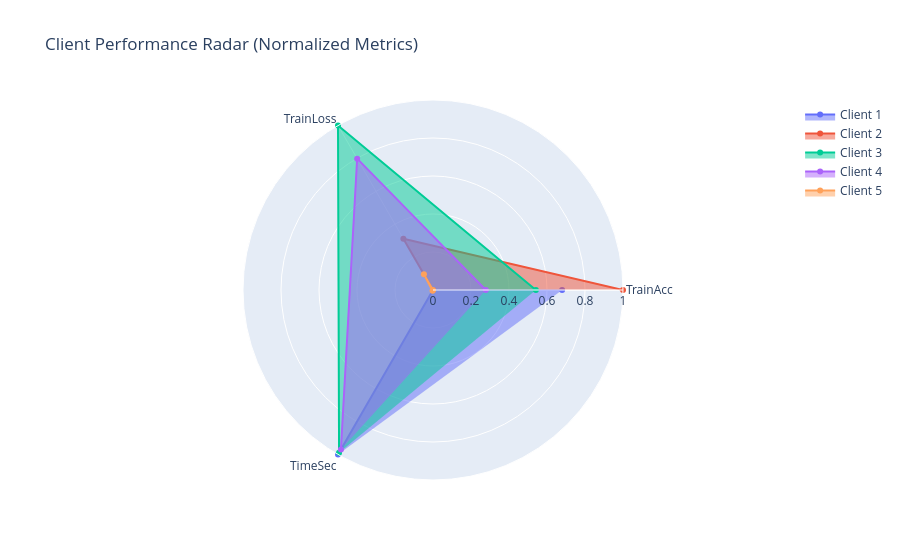

Notebook cell for this chart:
### Code cell
import plotly.graph_objects as go

client_summary = epoch_df.groupby('Client').agg({
    'TrainAcc':'mean',
    'TrainLoss':'mean',
    'TimeSec':'mean'
}).reset_index()

# normalize metrics 0-1
for col in ['TrainAcc','TrainLoss','TimeSec']:
    client_summary[col] = (client_summary[col] - client_summary[col].min()) / (client_summary[col].max() - client_summary[col].min())

categories = ['TrainAcc', 'TrainLoss', 'TimeSec']
fig = go.Figure()
for i, row in client_summary.iterrows():
    fig.add_trace(go.Scatterpolar(
        r=row[categories].tolist(),
        theta=categories,
        fill='toself',
        name=f'Client {int(row.Client)}'
    ))

fig.update_layout(
    polar=dict(radialaxis=dict(visible=True, range=[0,1])),
    title="Client Performance Radar (Normalized Metrics)"
)
fig.show()

### Figure 1 — Plotly figure (JSON) as saved in the notebook; plotly's stock layout.template omitted (floating-point values rounded to 4 significant figures)
{"data": [{"fill": "toself", "name": "Client 1", "r": [0.6797, 0, 1], "theta": ["TrainAcc", "TrainLoss", "TimeSec"], "type": "scatterpolar"}, {"fill": "toself", "name": "Client 2", "r": [1, 0.3119, 0], "theta": ["TrainAcc", "TrainLoss", "TimeSec"], "type": "scatterpolar"}, {"fill": "toself", "name": "Client 3", "r": [0.5413, 1, 0.9889], "theta": ["TrainAcc", "TrainLoss", "TimeSec"], "type": "scatterpolar"}, {"fill": "toself", "name": "Client 4", "r": [0.278, 0.7983, 0.9692], "theta": ["TrainAcc", "TrainLoss", "TimeSec"], "type": "scatterpolar"}, {"fill": "toself", "name": "Client 5", "r": [0, 0.09564, 0.004818], "theta": ["TrainAcc", "TrainLoss", "TimeSec"], "type": "scatterpolar"}], "layout": {"polar": {"radialaxis": {"range": [0, 1], "visible": true}}, "title": {"text": "Client Performance Radar (Normalized Metrics)"}}}
